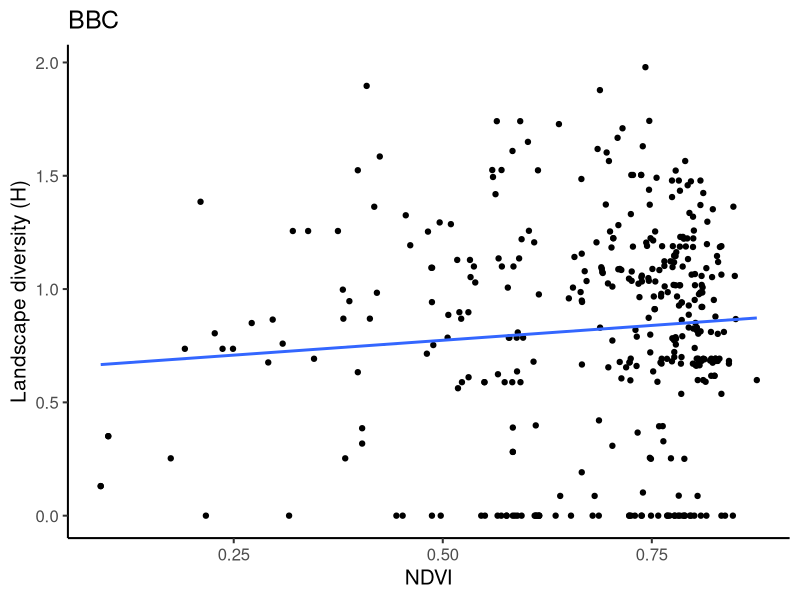

Write R code to recreate this figure.
### BBC landcover diversity (Shannon H)

library(tidyverse)
theme_set(theme_classic(base_size = 15))

### Shannon-diversity for land cover classes
## Use prop.landscape.core to make separate classes for forest edge and forest interior

landcover_nonforest <- read.csv('data/bbc_fragstats.csv', stringsAsFactors = F) %>%
  filter(!(class %in% c(41:43))) %>%
  dplyr::select(siteID, class, prop.landscape) %>%
  mutate(class = as.character(class))

landcover_forest <- read.csv('data/bbc_fragstats.csv', stringsAsFactors = F) %>%
  filter(class %in% c(41:43)) %>%
  dplyr::select(siteID, class, prop.landscape, prop.landscape.core) %>%
  mutate(prop.landscape.edge = prop.landscape - prop.landscape.core) %>%
  dplyr::select(-prop.landscape) %>%
  gather(landscape, prop.landscape, 3:4) %>%
  mutate(land = word(landscape, 3, sep = fixed("."))) %>%
  mutate(class = paste(class, land, sep = "_")) %>%
  dplyr::select(-landscape, -land)

landcover_edges <- bind_rows(landcover_nonforest, landcover_forest) %>%
  group_by(siteID) %>%
  summarize(shannonH = -sum(prop.landscape*log(prop.landscape), na.rm = T))

bbc_ndvi <- read.csv("data/bbc_sites_ndvi.csv", stringsAsFactors = F) %>%
  group_by(siteID) %>%
  summarize(meanNDVI = mean(NDVI))

bbc_plot <- landcover_edges %>%
  left_join(bbc_ndvi, by = "siteID")

ggplot(bbc_plot, aes(x = meanNDVI, y = shannonH)) + geom_point() + geom_smooth(method = "lm", se = F) + 
  labs(x = "NDVI", y = "Landscape diversity (H)", title = "BBC")

summary(lm(shannonH ~ meanNDVI, data = bbc_plot))

bbc_spp_rich <- read.csv("data/env_bbc_rich.csv", stringsAsFactors = F)

bbc_env_rich <- bbc_plot %>%
  left_join(bbc_spp_rich)

summary(lm(nSpp ~ shannonH, data = bbc_env_rich)) # R2 = 0.04
